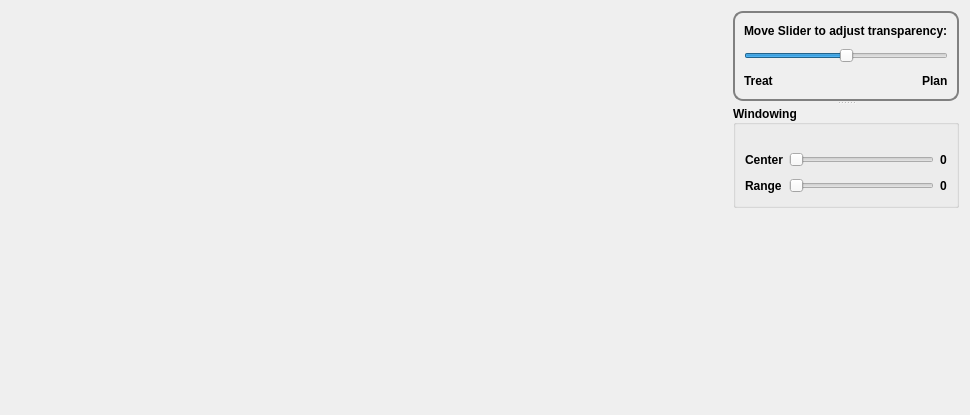
                  <widget class="QWidget" name="Overlay">
                   <property name="geometry">
                    <rect>
                     <x>0</x>
                     <y>0</y>
                     <width>970</width>
                     <height>415</height>
                    </rect>
                   </property>
                   <attribute name="label">
                    <string>Overlay</string>
                   </attribute>
                   <layout class="QGridLayout" name="gridLayout_28">
                    <item row="0" column="1">
                     <widget class="QSplitter" name="splitter_2">
                      <property name="orientation">
                       <enum>Qt::Vertical</enum>
                      </property>
                      <widget class="QFrame" name="frame">
                       <property name="sizePolicy">
                        <sizepolicy hsizetype="Maximum" vsizetype="Maximum">
                         <horstretch>0</horstretch>
                         <verstretch>0</verstretch>
                        </sizepolicy>
                       </property>
                       <property name="minimumSize">
                        <size>
                         <width>0</width>
                         <height>0</height>
                        </size>
                       </property>
                       <property name="styleSheet">
                        <string notr="true">QFrame {
	border: 2px solid gray;
	border-radius: 10px;
}
</string>
                       </property>
                       <property name="frameShape">
                        <enum>QFrame::StyledPanel</enum>
                       </property>
                       <property name="frameShadow">
                        <enum>QFrame::Sunken</enum>
                       </property>
                       <layout class="QGridLayout" name="gridLayout_20">
                        <item row="2" column="0">
                         <widget class="QLabel" name="label_27">
                          <property name="sizePolicy">
                           <sizepolicy hsizetype="Expanding" vsizetype="Preferred">
                            <horstretch>0</horstretch>
                            <verstretch>0</verstretch>
                           </sizepolicy>
                          </property>
                          <property name="font">
                           <font>
                            <weight>75</weight>
                            <italic>false</italic>
                            <bold>true</bold>
                           </font>
                          </property>
                          <property name="styleSheet">
                           <string notr="true">border: 0px;</string>
                          </property>
                          <property name="text">
                           <string>Treat</string>
                          </property>
                         </widget>
                        </item>
                        <item row="2" column="1">
                         <widget class="QLabel" name="label_28">
                          <property name="font">
                           <font>
                            <weight>75</weight>
                            <italic>false</italic>
                            <bold>true</bold>
                           </font>
                          </property>
                          <property name="styleSheet">
                           <string notr="true">border: 0px;</string>
                          </property>
                          <property name="text">
                           <string>Plan</string>
                          </property>
                         </widget>
                        </item>
                        <item row="1" column="0" colspan="2">
                         <widget class="QSlider" name="Slider_Planar_Overlay">
                          <property name="sizePolicy">
                           <sizepolicy hsizetype="Minimum" vsizetype="Fixed">
                            <horstretch>0</horstretch>
                            <verstretch>0</verstretch>
                           </sizepolicy>
                          </property>
                          <property name="minimumSize">
                           <size>
                            <width>0</width>
                            <height>20</height>
                           </size>
                          </property>
                          <property name="maximum">
                           <number>100</number>
                          </property>
                          <property name="sliderPosition">
                           <number>50</number>
                          </property>
                          <property name="orientation">
                           <enum>Qt::Horizontal</enum>
                          </property>
                         </widget>
                        </item>
                        <item row="0" column="0" colspan="2">
                         <widget class="QLabel" name="label_29">
                          <property name="font">
                           <font>
                            <weight>75</weight>
                            <italic>false</italic>
                            <bold>true</bold>
                           </font>
                          </property>
                          <property name="styleSheet">
                           <string notr="true">border: 0px;</string>
                          </property>
                          <property name="text">
                           <string>Move Slider to adjust transparency:</string>
                          </property>
                         </widget>
                        </item>
                       </layout>
                      </widget>
                      <widget class="QGroupBox" name="groupBox_16">
                       <property name="sizePolicy">
                        <sizepolicy hsizetype="Maximum" vsizetype="Maximum">
                         <horstretch>0</horstretch>
                         <verstretch>0</verstretch>
                        </sizepolicy>
                       </property>
                       <property name="minimumSize">
                        <size>
                         <width>0</width>
                         <height>0</height>
                        </size>
                       </property>
                       <property name="font">
                        <font>
                         <weight>75</weight>
                         <italic>false</italic>
                         <bold>true</bold>
                        </font>
                       </property>
                       <property name="title">
                        <string>Windowing</string>
                       </property>
                       <property name="alignment">
                        <set>Qt::AlignLeading|Qt::AlignLeft|Qt::AlignVCenter</set>
                       </property>
                       <layout class="QGridLayout" name="gridLayout_21">
                        <item row="2" column="2">
                         <widget class="QLabel" name="Txt_Overlay_GV_range">
                          <property name="text">
                           <string>0</string>
                          </property>
                         </widget>
                        </item>
                        <item row="1" column="2">
                         <widget class="QLabel" name="Txt_Overlay_GV_center">
                          <property name="autoFillBackground">
                           <bool>false</bool>
                          </property>
                          <property name="text">
                           <string>0</string>
                          </property>
                         </widget>
                        </item>
                        <item row="2" column="0">
                         <widget class="QLabel" name="label_41">
                          <property name="font">
                           <font>
                            <weight>75</weight>
                            <italic>false</italic>
                            <bold>true</bold>
                           </font>
                          </property>
                          <property name="text">
                           <string>Range</string>
                          </property>
                         </widget>
                        </item>
                        <item row="1" column="1">
                         <widget class="QSlider" name="Slider_Overlay_GV_center">
                          <property name="sizePolicy">
                           <sizepolicy hsizetype="Expanding" vsizetype="Fixed">
                            <horstretch>0</horstretch>
                            <verstretch>0</verstretch>
                           </sizepolicy>
                          </property>
                          <property name="minimumSize">
                           <size>
                            <width>0</width>
                            <height>20</height>
                           </size>
                          </property>
                          <property name="orientation">
                           <enum>Qt::Horizontal</enum>
                          </property>
                         </widget>
                        </item>
                        <item row="1" column="0">
                         <widget class="QLabel" name="label_40">
                          <property name="font">
                           <font>
                            <weight>75</weight>
                            <italic>false</italic>
                            <bold>true</bold>
                           </font>
                          </property>
                          <property name="text">
                           <string>Center</string>
                          </property>
                         </widget>
                        </item>
                        <item row="2" column="1">
                         <widget class="QSlider" name="Slider_Overlay_GV_range">
                          <property name="sizePolicy">
                           <sizepolicy hsizetype="Minimum" vsizetype="Fixed">
                            <horstretch>0</horstretch>
                            <verstretch>0</verstretch>
                           </sizepolicy>
                          </property>
                          <property name="minimumSize">
                           <size>
                            <width>0</width>
                            <height>20</height>
                           </size>
                          </property>
                          <property name="orientation">
                           <enum>Qt::Horizontal</enum>
                          </property>
                         </widget>
                        </item>
                        <item row="0" column="0" colspan="3">
                         <widget class="matplotlibWidget" name="Display_Overlay_Hist" native="true">
                          <property name="minimumSize">
                           <size>
                            <width>0</width>
                            <height>0</height>
                           </size>
                          </property>
                         </widget>
                        </item>
                       </layout>
                      </widget>
                     </widget>
                    </item>
                    <item row="1" column="1">
                     <spacer name="verticalSpacer_4">
                      <property name="orientation">
                       <enum>Qt::Vertical</enum>
                      </property>
                      <property name="sizeHint" stdset="0">
                       <size>
                        <width>20</width>
                        <height>40</height>
                       </size>
                      </property>
                     </spacer>
                    </item>
                    <item row="0" column="0" rowspan="2">
                     <widget class="matplotlibWidget" name="Display_Overlay" native="true">
                      <property name="sizePolicy">
                       <sizepolicy hsizetype="Expanding" vsizetype="Maximum">
                        <horstretch>0</horstretch>
                        <verstretch>0</verstretch>
                       </sizepolicy>
                      </property>
                      <property name="minimumSize">
                       <size>
                        <width>0</width>
                        <height>0</height>
                       </size>
                      </property>
                      <property name="maximumSize">
                       <size>
                        <width>1000000</width>
                        <height>1000000</height>
                       </size>
                      </property>
                     </widget>
                    </item>
                   </layout>
                  </widget>
